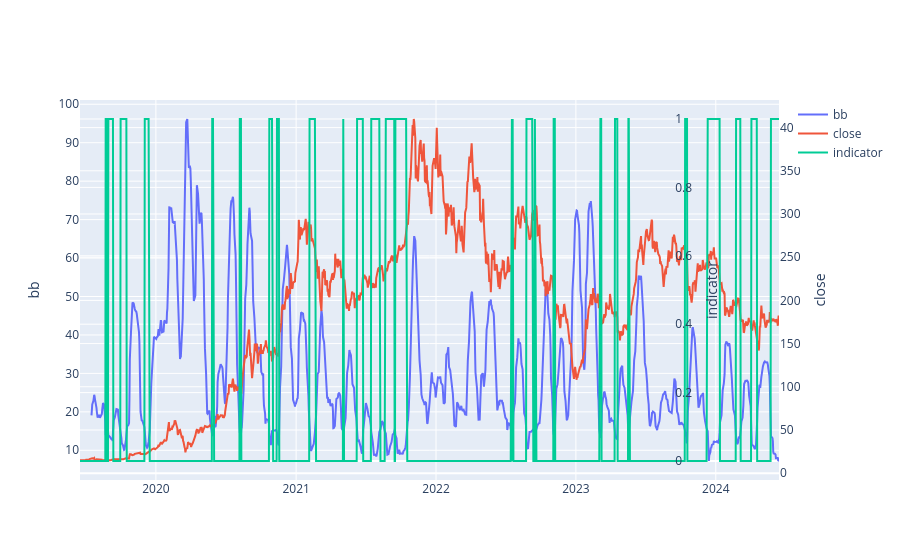

Notebook code cell kept with this figure:
### Code cell
plot_multi_time_series(
    [df_bb["BBB_22_2.0"], df["Close"], df_bb["bbc"]],
    name_list=["bb", "close", "indicator"],
    yaxis_list=["y1", "y2", "y3"],
    yaxis_left=[True, False, False],
)

### Figure 1 — Plotly figure (JSON) as saved in the notebook; plotly's stock layout.template omitted (floating-point values rounded to 4 significant figures; data arrays with more than 128 entries replaced by an {"elided": "..."} marker saying what was removed)
{"data": [{"name": "bb", "type": "scatter", "x": {"elided": "1259 str values"}, "y": {"elided": "1259 float values"}, "yaxis": "y"}, {"name": "close", "type": "scatter", "x": {"elided": "1259 str values"}, "y": {"elided": "1259 float values"}, "yaxis": "y2"}, {"name": "indicator", "type": "scatter", "x": {"elided": "1259 str values"}, "y": {"elided": "1259 int values"}, "yaxis": "y3"}], "layout": {"autosize": true, "xaxis": {"autorange": true, "range": ["2019-06-17", "2024-06-14"], "type": "date"}, "yaxis": {"autorange": true, "range": [2.274, 101.1], "side": "left", "title": {"text": "bb"}, "type": "linear"}, "yaxis2": {"anchor": "x", "autorange": true, "overlaying": "y", "range": [-7.9, 432.0], "side": "right", "title": {"text": "close"}, "type": "linear"}, "yaxis3": {"anchor": "free", "autorange": true, "overlaying": "y", "position": 0.85, "range": [-0.05556, 1.056], "side": "right", "title": {"text": "indicator"}, "type": "linear"}}}
